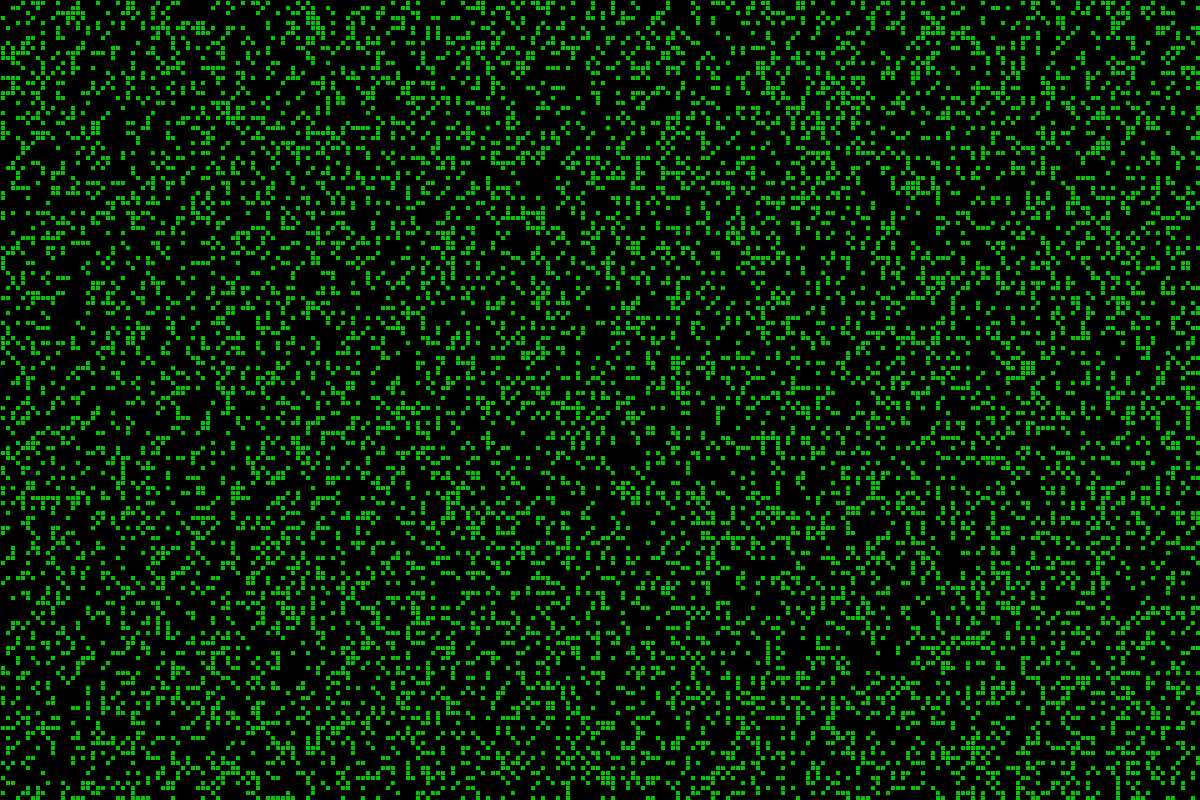
Frame 1 (no input)
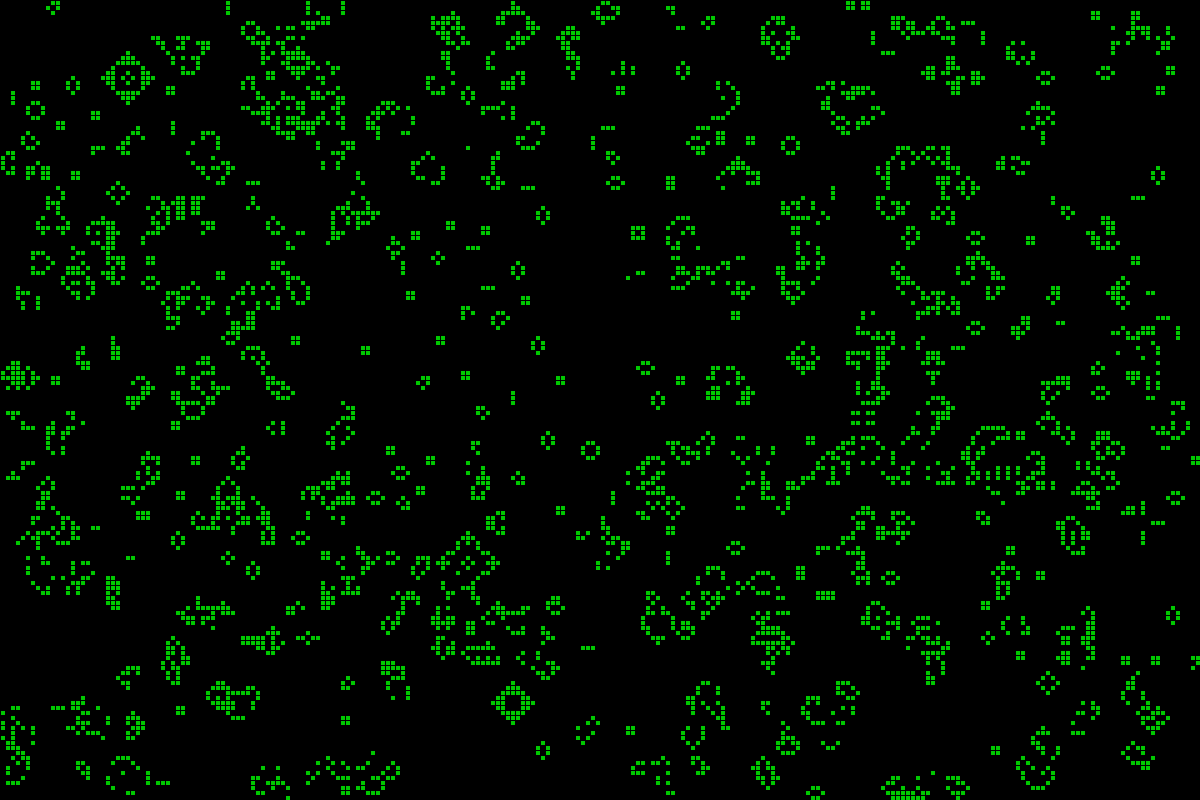
Frame 60 (the mouse pressed at the canvas centre just before this capture)
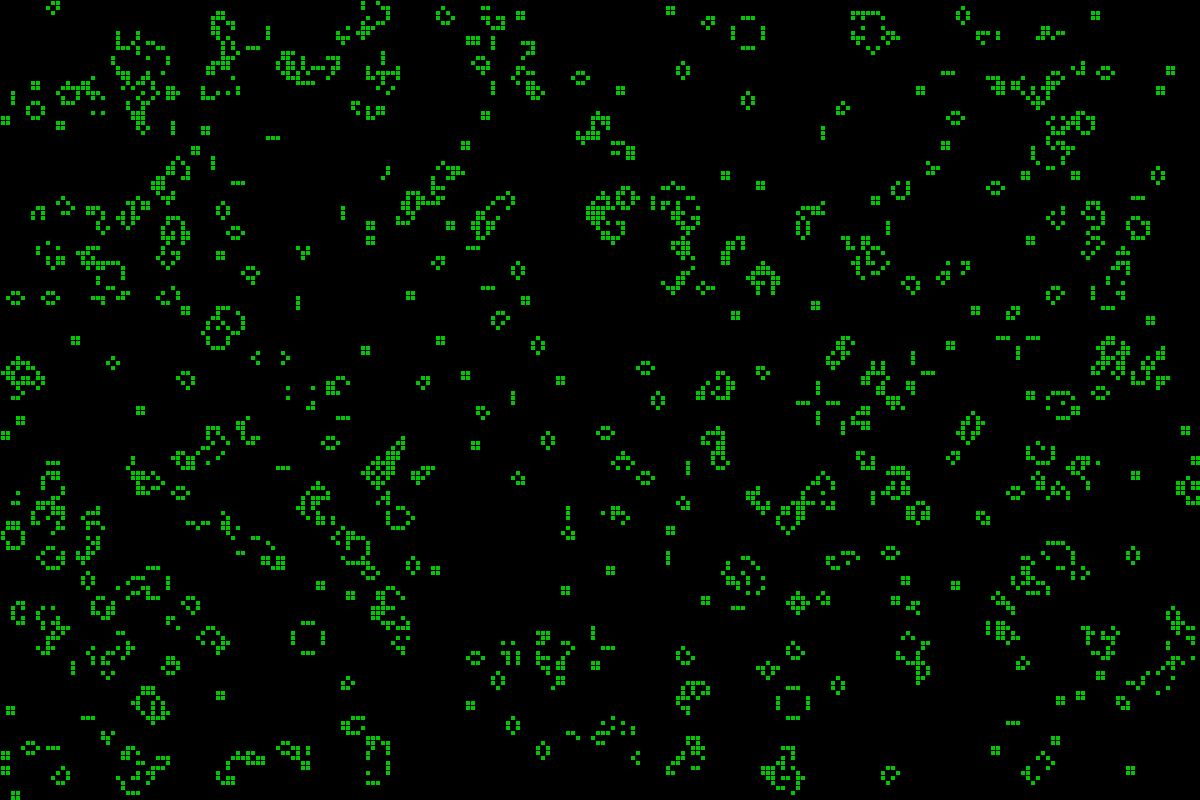
Frame 120 (the mouse held since frame 60 and released just before this capture)

The Processing sketch that drew these frames (run headless with seeded random() and noise(); from frame 60 on, the mouse is pressed at the canvas centre):

// Processing sketch: Conway_s_Game_of_Life
// ── Conway_s_Game_of_Life.pde
// Size of cells
int cellSize = 5;

// How likely for a cell to be alive at start (in percentage)
float probabilityOfAliveAtStart = 25;

// Variables for timer
int interval = 10;
int lastRecordedTime = 0;

// Colors for active/inactive cells
color alive = color(0,200,0);
color dead = color(0);

// Array of cells
int[][] cells; 
// Buffer to record the state of the cells and use this while changing the others in the interations
int[][] cellsBuffer; 

// Pause
boolean pause = false;

void setup() {
  size (1200,800);

  // Instantiate arrays 
  cells = new int[width/cellSize][height/cellSize];
  cellsBuffer = new int[width/cellSize][height/cellSize];

  // This stroke will draw the background grid
  stroke(0);

  noSmooth();

  // Initialization of cells
  for (int x=0; x<width/cellSize; x++) {
    for (int y=0; y<height/cellSize; y++) {
      float state = random (100);
      if (state > probabilityOfAliveAtStart) { 
        state = 0;
      }
      else {
        state = 1;
      }
      cells[x][y] = int(state); // Save state of each cell
    }
  }
  background(0); // Fill in black in case cells don't cover all the windows
}


void draw() {

  //Draw grid
  for (int x=0; x<width/cellSize; x++) {
    for (int y=0; y<height/cellSize; y++) {
      if (cells[x][y]==1) {
        fill(alive); // If alive
      }
      else {
        fill(dead); // If dead
      }
      rect (x*cellSize, y*cellSize, cellSize, cellSize);
    }
  }
  // Iterate if timer ticks
  if (millis()-lastRecordedTime>interval) {
    if (!pause) {
      iteration();
      lastRecordedTime = millis();
    }
  }

  // Create  new cells manually on pause
  if (pause && mousePressed) {
    // Map and avoid out of bound errors
    int xCellOver = int(map(mouseX, 0, width, 0, width/cellSize));
    xCellOver = constrain(xCellOver, 0, width/cellSize-1);
    int yCellOver = int(map(mouseY, 0, height, 0, height/cellSize));
    yCellOver = constrain(yCellOver, 0, height/cellSize-1);

    // Check against cells in buffer
    if (cellsBuffer[xCellOver][yCellOver]==1) { // Cell is alive
      cells[xCellOver][yCellOver]=0; // Kill
      fill(dead); // Fill with kill color
    }
    else { // Cell is dead
      cells[xCellOver][yCellOver]=1; // Make alive
      fill(alive); // Fill alive color
    }
  } 
  else if (pause && !mousePressed) { // And then save to buffer once mouse goes up
    // Save cells to buffer (so we opeate with one array keeping the other intact)
    for (int x=0; x<width/cellSize; x++) {
      for (int y=0; y<height/cellSize; y++) {
        cellsBuffer[x][y] = cells[x][y];
      }
    }
  }
}



void iteration() { // When the clock ticks
  // Save cells to buffer (so we opeate with one array keeping the other intact)
  for (int x=0; x<width/cellSize; x++) {
    for (int y=0; y<height/cellSize; y++) {
      cellsBuffer[x][y] = cells[x][y];
    }
  }

  // Visit each cell:
  for (int x=0; x<width/cellSize; x++) {
    for (int y=0; y<height/cellSize; y++) {
      // And visit all the neighbours of each cell
      int neighbours = 0; // We'll count the neighbours
      for (int xx=x-1; xx<=x+1;xx++) {
        for (int yy=y-1; yy<=y+1;yy++) {  
          if (((xx>=0)&&(xx<width/cellSize))&&((yy>=0)&&(yy<height/cellSize))) { // Make sure you are not out of bounds
            if (!((xx==x)&&(yy==y))) { // Make sure to to check against self
              if (cellsBuffer[xx][yy]==1){
                neighbours ++; // Check alive neighbours and count them
              }
            } // End of if
          } // End of if
        } // End of yy loop
      } //End of xx loop
      // We've checked the neigbours: apply rules!
      if (cellsBuffer[x][y]==1) { // The cell is alive: kill it if necessary
        if (neighbours < 2 || neighbours > 3) {
          cells[x][y] = 0; // Die unless it has 2 or 3 neighbours
        }
      } 
      else { // The cell is dead: make it live if necessary      
        if (neighbours == 3 ) {
          cells[x][y] = 1; // Only if it has 3 neighbours
        }
      } // End of if
    } // End of y loop
  } // End of x loop
} // End of function

void keyPressed() {
  if (key=='r' || key == 'R') {
    // Restart: reinitialization of cells
    for (int x=0; x<width/cellSize; x++) {
      for (int y=0; y<height/cellSize; y++) {
        float state = random (100);
        if (state > probabilityOfAliveAtStart) {
          state = 0;
        }
        else {
          state = 1;
        }
        cells[x][y] = int(state); // Save state of each cell
      }
    }
  }
  if (key==' ') { // On/off of pause
    pause = !pause;
  }
  if (key=='c' || key == 'C') { // Clear all
    for (int x=0; x<width/cellSize; x++) {
      for (int y=0; y<height/cellSize; y++) {
        cells[x][y] = 0; // Save all to zero
      }
    }
  }
}
